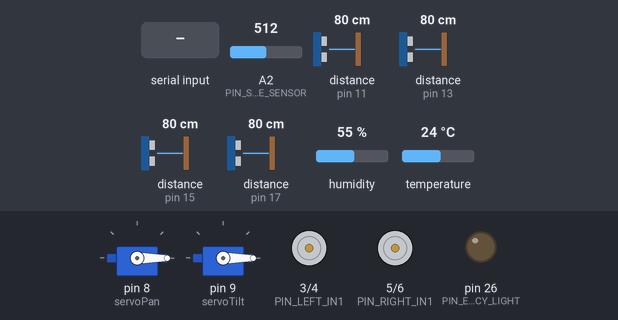
The sketch below on a simulated Arduino Mega 2560, built with avr-gcc and run on an emulated ATmega2560. Parts: 2 × servo, motor-driver pin pairs drawn as motors (green arrow = first pin HIGH = forward, orange = second pin HIGH = backward, longer = more drive, scaled by the enable pin), output pins drawn as LEDs (lit = HIGH). Wiring (inferred from the names in the program): 4 × ultrasonic range finder: trigger pin 10, echo pin 11 / trigger pin 12, echo pin 13 / trigger pin 14, echo pin 15 / trigger pin 16, echo pin 17. Dashed ring = blinking. The test bench sets the inputs (shaded band); at power-on: distance to the obstacle (sensors on pin 11, pin 13, pin 15, pin 17) 80 cm, A2 (PIN_SMOKE_SENSOR) = 512, humidity 55 %, temperature 24 °C. The echo pulse lasts 58.3 µs per cm; random numbers use the default seed unless the sketch sets one; pins used as bus, display or sensor lines are not drawn.

Above: at 10.4 s.
10.5 s: "START\n" received over Serial
At 11.1 s:
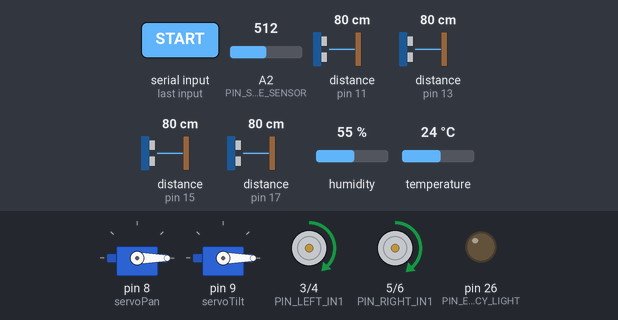
At 12.4 s:
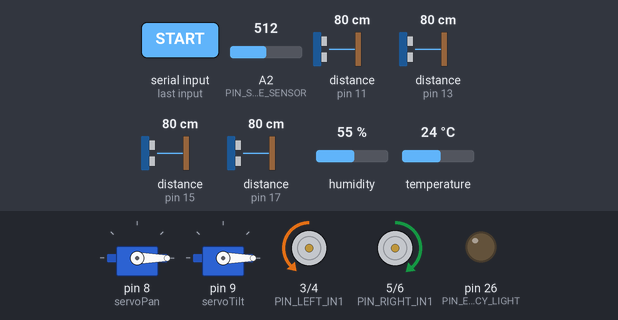
12.7 s: distance to the obstacle (sensor on pin 11) set to 54 cm
15.4 s: distance to the obstacle (sensor on pin 11) set to 47 cm
18.4 s: "WARNING\n" received over Serial
At 20.18 s:
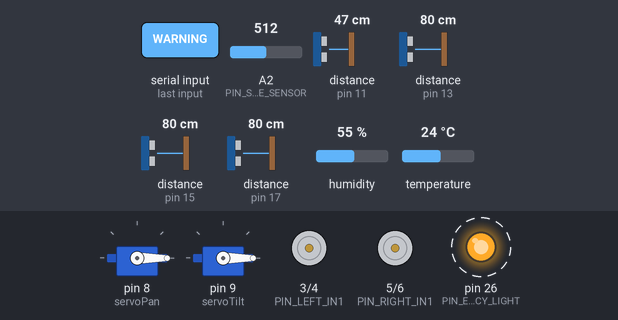
Timing chart, 0 to 22.4 s (numbered marks = the images above; inputs shaded):
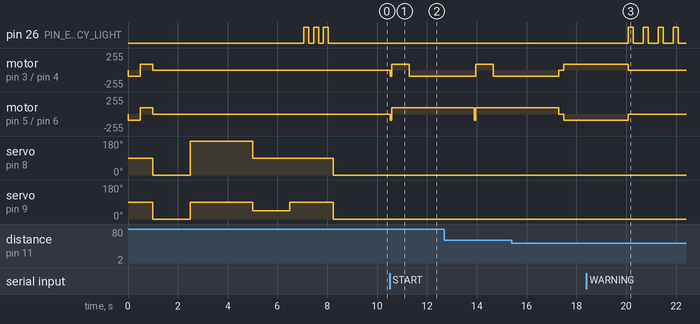

Measured:
- after the input at 10.5 s, motor on pin 3 (PIN_LEFT_IN1) / pin 4 (PIN_LEFT_IN2): stopped → backward 90/255 at once, → forward 90/255 0.06 s later, → backward 90/255 0.70 s later; motor on pin 5 (PIN_RIGHT_IN1) / pin 6 (PIN_RIGHT_IN2): stopped → backward 94/255 at once, → forward 94/255 0.06 s later
- after the input at 18.4 s, pin 26 (PIN_EMERGENCY_LIGHT): alternates HIGH for 0.20 s and LOW for 0.40 s, starting after 1.7 s

The sketch:

saferArduino.ino
```cpp
#include <Servo.h>
#include <DHT.h>

// ======================= PIN DEFINITIONS ====================

// Analog sensors
#define PIN_SMOKE_SENSOR A2
#define PIN_LIGHT_SENSOR A0

// Left motor
#define PIN_PWM_LEFT 2
#define PIN_LEFT_IN1 3
#define PIN_LEFT_IN2 4

// Right motor
#define PIN_RIGHT_IN1 5
#define PIN_RIGHT_IN2 6
#define PIN_PWM_RIGHT 7

// Emergency light
#define PIN_EMERGENCY_LIGHT 26

// Ultrasonic sensors
#define PIN_TRIG_FRONT 10
#define PIN_ECHO_FRONT 11
#define PIN_TRIG_BACK 12
#define PIN_ECHO_BACK 13
#define PIN_TRIG_LEFT 14
#define PIN_ECHO_LEFT 15
#define PIN_TRIG_RIGHT 16
#define PIN_ECHO_RIGHT 17

// ===================== GLOBAL OBJECTS =======================
Servo servoPan;
Servo servoTilt;
HardwareSerial &SerialCom = Serial;
DHT tempHumiditySensor(25, DHT11);

// =================== GLOBAL VARIABLES =======================
const bool DEBUG = false; // Enable debug logs

int leftMotorSpeed = 90;  // 0–255
int rightMotorSpeed = 94; // 0–255
int cameraPanAngle = 0;
int cameraTiltAngle = 0;

enum RobotState
{
  IDLE,
  WARNING,
  PHOTO,
  AUTO,
  MANUAL
};

RobotState robotState;

// ================== DEBUG UTILITY FUNCTION ==================
void debugPrint(String msg)
{
  if (DEBUG)
  {
    SerialCom.print("DEBUG: ");
    SerialCom.println(msg);
  }
}

// ===================== DATA STRUCTURES ======================
struct EnvironmentalData
{
  float smoke;       // %
  float light;       // Lux (approx.)
  float temperature; // °C
  float humidity;    // %
};

// ==================== MOVEMENT FUNCTIONS ====================
void stopMotors()
{
  debugPrint("Motors stopped");
  digitalWrite(PIN_LEFT_IN1, LOW);
  digitalWrite(PIN_LEFT_IN2, LOW);
  digitalWrite(PIN_RIGHT_IN1, LOW);
  digitalWrite(PIN_RIGHT_IN2, LOW);
}

void moveForward()
{
  debugPrint("Moving forward");
  digitalWrite(PIN_LEFT_IN1, LOW);
  digitalWrite(PIN_LEFT_IN2, HIGH);
  digitalWrite(PIN_RIGHT_IN1, LOW);
  digitalWrite(PIN_RIGHT_IN2, HIGH);
  analogWrite(PIN_PWM_LEFT, leftMotorSpeed);
  analogWrite(PIN_PWM_RIGHT, rightMotorSpeed);
}

void moveBackward()
{
  debugPrint("Moving backward");
  digitalWrite(PIN_LEFT_IN1, HIGH);
  digitalWrite(PIN_LEFT_IN2, LOW);
  digitalWrite(PIN_RIGHT_IN1, HIGH);
  digitalWrite(PIN_RIGHT_IN2, LOW);
  analogWrite(PIN_PWM_LEFT, leftMotorSpeed);
  analogWrite(PIN_PWM_RIGHT, rightMotorSpeed);
}

void turnLeft(int turnDuration)
{
  debugPrint("Turning left");
  digitalWrite(PIN_LEFT_IN1, HIGH);
  digitalWrite(PIN_LEFT_IN2, LOW);
  digitalWrite(PIN_RIGHT_IN1, LOW);
  digitalWrite(PIN_RIGHT_IN2, HIGH);
  analogWrite(PIN_PWM_LEFT, leftMotorSpeed);
  analogWrite(PIN_PWM_RIGHT, rightMotorSpeed);
  delay(turnDuration);
}

void turnRight(int turnDuration)
{
  debugPrint("Turning right");
  digitalWrite(PIN_LEFT_IN1, LOW);
  digitalWrite(PIN_LEFT_IN2, HIGH);
  digitalWrite(PIN_RIGHT_IN1, HIGH);
  digitalWrite(PIN_RIGHT_IN2, LOW);
  analogWrite(PIN_PWM_LEFT, leftMotorSpeed);
  analogWrite(PIN_PWM_RIGHT, rightMotorSpeed);
  delay(turnDuration);
}

void setCameraAngles(uint8_t panAngle, uint8_t tiltAngle)
{
  debugPrint("Setting camera angles");
  int panCurrent = servoPan.read();
  int tiltCurrent = servoTilt.read();

  int maxDelta = max(abs(panAngle - panCurrent), abs(tiltAngle - tiltCurrent));
  int delayTime = map(maxDelta, 0, 180, 0, 2000);

  servoPan.write(panAngle);
  servoTilt.write(tiltAngle);

  delay(delayTime);
}


// ==================== SENSOR FUNCTIONS ======================
EnvironmentalData readEnvironmentalSensors()
{
  EnvironmentalData data;
  data.smoke = round((analogRead(PIN_SMOKE_SENSOR) * 100.0 / 1023.0) * 10) / 10.0;
  data.light = analogRead(PIN_LIGHT_SENSOR) * 0.55 - 95.14;
  data.temperature = tempHumiditySensor.readTemperature();
  data.humidity = tempHumiditySensor.readHumidity();
  return data;
}

void sendSensorReport()
{
  EnvironmentalData data = readEnvironmentalSensors();
  SerialCom.print("{\"smoke\":");
  SerialCom.print(data.smoke, 1);
  SerialCom.print(",\"light\":");
  SerialCom.print(data.light, 2);
  SerialCom.print(",\"temperature\":");
  SerialCom.print(data.temperature, 2);
  SerialCom.print(",\"humidity\":");
  SerialCom.print(data.humidity, 2);
  SerialCom.println("}");
}

double measureDistance(int trigPin, int echoPin)
{
  const double MAX_DISTANCE = 300.0;
  const unsigned long TIMEOUT_US = MAX_DISTANCE * 58.0;
  digitalWrite(trigPin, LOW);
  delayMicroseconds(2);
  digitalWrite(trigPin, HIGH);
  delayMicroseconds(10);
  digitalWrite(trigPin, LOW);
  long duration = pulseIn(echoPin, HIGH, TIMEOUT_US);
  double distance = duration * 0.0343 / 2;
  return (distance <= 0 || distance > MAX_DISTANCE) ? MAX_DISTANCE : distance;
}

void emergencyBlink()
{
  for (int i = 0; i < 12; i++)
  {
    digitalWrite(PIN_EMERGENCY_LIGHT, HIGH);
    delay(200);
    digitalWrite(PIN_EMERGENCY_LIGHT, LOW);
    delay(400);
  }
}

// ================== NAVIGATION FUNCTION =====================
void autoNavigate()
{
  const float TOLERANCE = 2.5;
  const int MIN_DISTANCE = 50;
  const int TURN_DURATION = 2600;

  static float prevFront = 0, prevLeft = 0, prevRight = 0, prevBack = 0;
  static int stuckCounter = 0;

  float front = measureDistance(PIN_TRIG_FRONT, PIN_ECHO_FRONT);
  float left = measureDistance(PIN_TRIG_LEFT, PIN_ECHO_LEFT);
  float right = measureDistance(PIN_TRIG_RIGHT, PIN_ECHO_RIGHT);
  float back = measureDistance(PIN_TRIG_BACK, PIN_ECHO_BACK);

  debugPrint("Distances: F=" + String(front) + " L=" + String(left) +
             " R=" + String(right) + " B=" + String(back));

  bool outOfRange = front >= 240 && left >= 240 && right >= 240 && back >= 240;
  bool stuck = !outOfRange &&
               abs(front - prevFront) < TOLERANCE &&
               abs(left - prevLeft) < TOLERANCE &&
               abs(right - prevRight) < TOLERANCE &&
               abs(back - prevBack) < TOLERANCE;

  stuckCounter = stuck ? stuckCounter + 1 : 0;

  if (stuckCounter >= 3)
  {
    debugPrint("Persistent obstacle → evasive maneuver");
    moveBackward();
    delay(700);
    (left > right) ? turnLeft(TURN_DURATION) : turnRight(TURN_DURATION);
    stuckCounter = 0;
  }
  else if (front >= MIN_DISTANCE)
  {
    moveForward();
  }
  else
  {
    debugPrint("Front obstacle → deciding turn");
    stopMotors();
    delay(200);
    if (left >= MIN_DISTANCE && left >= right)
      turnLeft(TURN_DURATION);
    else if (right >= MIN_DISTANCE)
      turnRight(TURN_DURATION);
    else if (back >= MIN_DISTANCE)
    {
      moveBackward();
      delay(600);
    }
  }

  prevFront = front;
  prevLeft = left;
  prevRight = right;
  prevBack = back;
}

// ==================== SELF TEST =======================
void selfTest()
{
  debugPrint("\n=== SELF TEST START ===");

  debugPrint("Testing motors...");
  moveForward();
  delay(500);
  moveBackward();
  delay(500);
  stopMotors();
  debugPrint("Motors OK");

  debugPrint("Testing servos...");
  setCameraAngles(0, 0);
  delay(500);
  setCameraAngles(180, 90);
  delay(500);
  setCameraAngles(90, 45);
  delay(500);
  setCameraAngles(90, 90);
  debugPrint("Servos OK");

  debugPrint("Testing environmental sensors...");
  EnvironmentalData env = readEnvironmentalSensors();
  debugPrint("Smoke: ");
  debugPrint(String(env.smoke, 2));
  debugPrint("Light: ");
  debugPrint(String(env.light, 2));
  debugPrint("Temperature: ");
  debugPrint(String(env.temperature, 2));
  debugPrint("Humidity: ");
  debugPrint(String(env.humidity, 2));
  debugPrint("Environmental sensors OK");

  debugPrint("Testing ultrasonic sensors...");
  debugPrint("Front: ");
  debugPrint(String(measureDistance(PIN_TRIG_FRONT, PIN_ECHO_FRONT), 2));
  debugPrint("Back: ");
  debugPrint(String(measureDistance(PIN_TRIG_BACK, PIN_ECHO_BACK), 2));
  debugPrint("Left: ");
  debugPrint(String(measureDistance(PIN_TRIG_LEFT, PIN_ECHO_LEFT), 2));
  debugPrint("Right: ");
  debugPrint(String(measureDistance(PIN_TRIG_RIGHT, PIN_ECHO_RIGHT), 2));
  debugPrint("Ultrasonic sensors OK");

  debugPrint("Testing emergency light...");
  for (int i = 0; i < 3; i++)
  {
    digitalWrite(PIN_EMERGENCY_LIGHT, HIGH);
    delay(200);
    digitalWrite(PIN_EMERGENCY_LIGHT, LOW);
    delay(200);
  }
  debugPrint("Emergency light OK");

  debugPrint("=== SELF TEST COMPLETE ===\n");
}

// ==================== COMMAND HANDLER =======================
void handleCommand(String cmd)
{
  if (cmd == "START")
  {
    robotState = AUTO;
    setCameraAngles(cameraPanAngle, cameraTiltAngle);
  }
  else if (cmd == "STOP")
  {
    robotState = IDLE;
    stopMotors();
  }
  else if (cmd == "WARNING")
  {
    robotState = IDLE;
    stopMotors();
    emergencyBlink();
  }
  else if (cmd == "PHOTO")
  {
    robotState = IDLE;
    stopMotors();
    setCameraAngles(random(0, 180), random(45, 85));
    sendSensorReport();
  }
  else
  {
    debugPrint("Comando non riconosciuto: " + cmd);
  }
}

// ========================= SETUP ============================
void setup()
{
  SerialCom.begin(115200);
  tempHumiditySensor.begin();

  for (int i = 2; i < 8; i++)
    pinMode(i, OUTPUT); // Motor pins
  for (int i = 10; i < 17; i += 2)
    pinMode(i, OUTPUT); // Ultrasonic trig
  for (int i = 11; i < 18; i += 2)
    pinMode(i, INPUT); // Ultrasonic echo
  for (int i = 18; i < 25; i++)
    pinMode(i, INPUT); // Analog pins
  pinMode(PIN_EMERGENCY_LIGHT, OUTPUT);

  servoPan.attach(8);
  servoTilt.attach(9);

  selfTest();

  setCameraAngles(cameraPanAngle, cameraTiltAngle);
  analogWrite(PIN_PWM_LEFT, leftMotorSpeed);
  analogWrite(PIN_PWM_RIGHT, rightMotorSpeed);

  robotState = IDLE;
}

// ========================== LOOP ============================
void loop()
{
  if (SerialCom.available() > 0)
  {
    String cmd = SerialCom.readStringUntil('\n');
    cmd.trim();
    handleCommand(cmd);
    debugPrint("Comando: " + cmd);
  }

  if (robotState == AUTO)
    autoNavigate();
}
```
